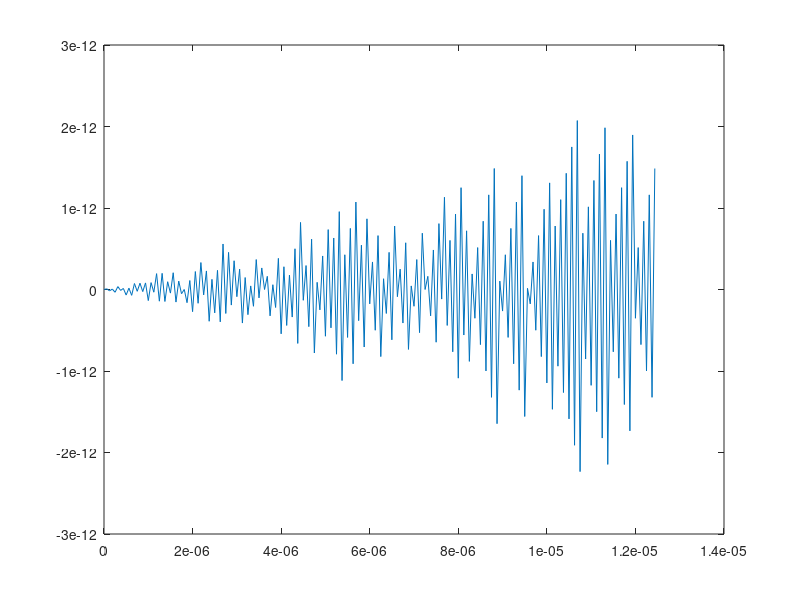

This chart was generated by the following MATLAB code: (Note: this script raises an error after producing the figure.)
%persiapan signal generation
f_work=8e6;%frekuensi isyarat informasi
%f_carrier=55e6;%frekuensi carrier
power=15;%power kerja
Fs=2*f_work;%sampling frequency
T=1/Fs;%sampling period
L=200;%signal lenght(time observation)
t=(0:L-1)*T;%time vector
N=1000;%jumlah deret impuls
n=(0:N-1);
P=power.*sin(2*pi*f_work.*t);%sinewave generator
P_fft=fft(P);%fourier transform(automatic module)
P_fft_magnitude=abs(P_fft)./L;
figure(1)
plot(t,P)
%persiapan
%signal carrier
%signal carrier
%USB Filter
%f1=10000;
%f2=11000;
%theta1=(2*pi*f1)/Fs;
%theta2=(2*pi*f2)/Fs;
%usb_left=(theta2/pi)*sinc((theta2(n-0.5*N)/pi));
%usb_right=(theta1/pi)*sinc((theta1(n-0.5*N)/pi));
%h(n)=usb_left-usb_right;
%USB Filter
%Amplifier1
%Amplifier1
%Transmission line rg-59 55Mhz Coded as Cable1
cable1_lenght=20e3;%spec b dengan 20km kabel
attenuation1=6.4/100;%atenuasi kabel yang dipakai(dB/m)
cable1_loss=attenuation1*cable1_lenght;
gamma1=1;%belum siap refrection coef
gamma1_db=10*log10(1/1-(abs(gamma1)^2));
total_loss_line1=10^((-1)*(cable1_loss+gamma1_db)/10);
%Transmission line

%Transmission line rg-6 55Mhz coded as cable2
cable2_lenght=20e3;%spec b dengan 20km kabel
attenuation2=5.25/100;%atenuasi kabel yang dipakai(dB/m)
cable2_loss=attenuation*cable2_lenght;
gamma2=1;%belum siap refrection coef
gamma2_db=10*log10(1/1-(abs(gamma2)^2));
total_loss_line2=10^((-1)*(cable2_loss+gamma2_db)/10);
%Transmission line

%Transmission line Rg-11 55Mhz coded as cable 3
cable3_lenght=20e3;%spec b dengan 20km kabel
attenuation3=1/100;%atenuasi kabel yang dipakai(dB/m)
cable3_loss=attenuation3*cable3_lenght;
gamma3=1;%belum siap refrection coef
gamma3_db=10*log10(1/1-(abs(gamma3)^2));
total_loss_line3=10^((-1)*(cable3_loss+gamma3_db)/10);
%Transmission line

%lowpass filter
%lowpass filter
%Amplifier2
%Amplifier2
